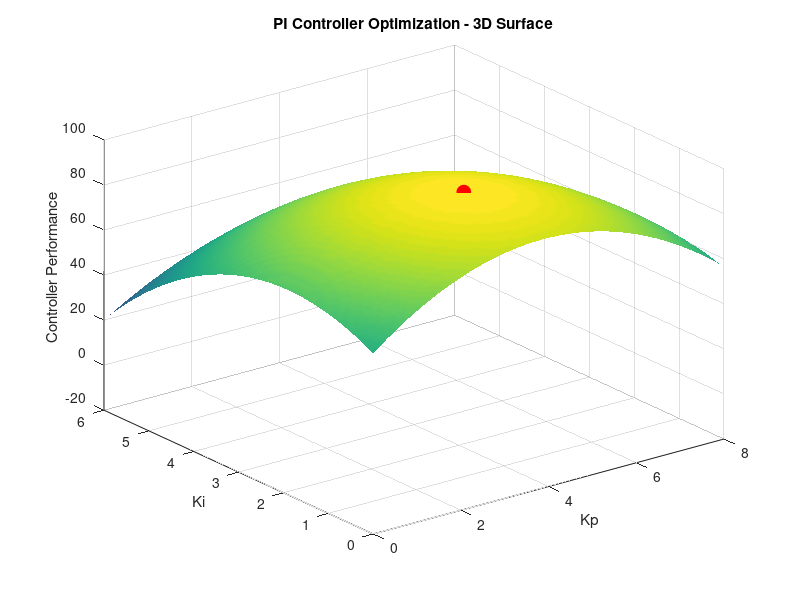
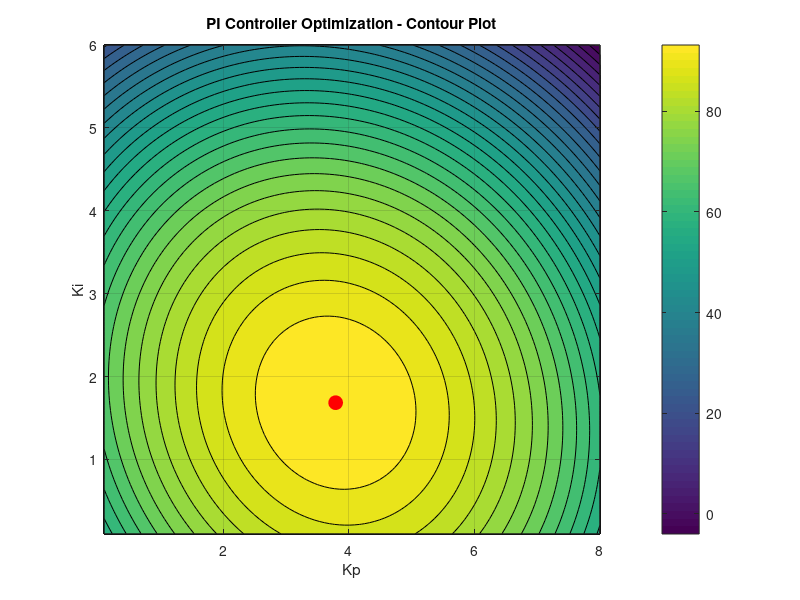

These figures' MATLAB source, in order:
clc;
clear;
close all;

% PI Controller Optimization

% Objective function
J = @(x) 100 - 2*(x(1)-4).^2 - 3*(x(2)-2).^2 - 0.5*x(1).*x(2);

% fminsearch minimizes, so use negative performance for maximization
fun = @(x) -J(x);

% Initial values [Kp Ki]
x0 = [3 2];

% fminsearch options
options = optimset('Display','iter');

% Optimization
[xopt,fval] = fminsearch(fun,x0,options);

% Optimal controller gains
Kp = xopt(1);
Ki = xopt(2);

% Maximum performance
Jmax = J(xopt);

fprintf('Optimal Kp = %.4f\n',Kp);
fprintf('Optimal Ki = %.4f\n',Ki);
fprintf('Maximum Performance = %.4f\n',Jmax);

% Create data for plots

Kp_values = linspace(0.1,8,100);
Ki_values = linspace(0.1,6,100);

[KP,KI] = meshgrid(Kp_values,Ki_values);

Performance = 100 - 2*(KP-4).^2- 3*(KI-2).^2- 0.5*KP.*KI;

% Plot 1: 3-D Surface Plot

figure;

surf(KP,KI,Performance);

hold on;

plot3(Kp,Ki,Jmax,'ro','MarkerSize',10,'MarkerFaceColor','r');

xlabel('Kp');
ylabel('Ki');
zlabel('Controller Performance');

title('PI Controller Optimization - 3D Surface');

grid on;
shading interp;

% Plot 2: Contour Plot

figure;

contourf(KP,KI,Performance,30);

hold on;

plot(Kp,Ki,'ro','MarkerSize',10,'MarkerFaceColor','r');

xlabel('Kp');
ylabel('Ki');

title('PI Controller Optimization - Contour Plot');

colorbar;
grid on;
